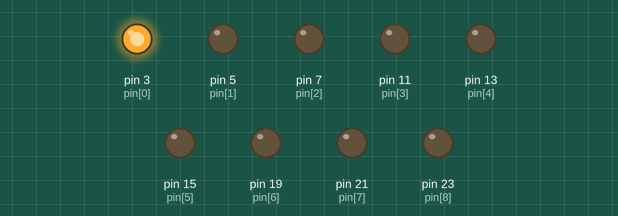
This program was run on a simulated Raspberry Pi (header pin numbers). Shown: output pins drawn as LEDs (lit = HIGH).

Above: at 0.05 s.
At 0.35 s:
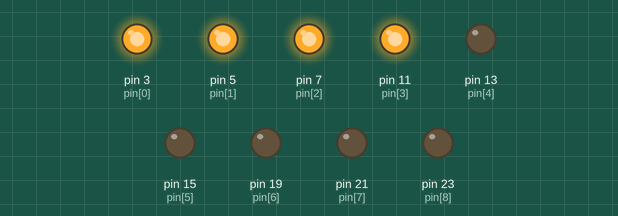
At 0.75 s:
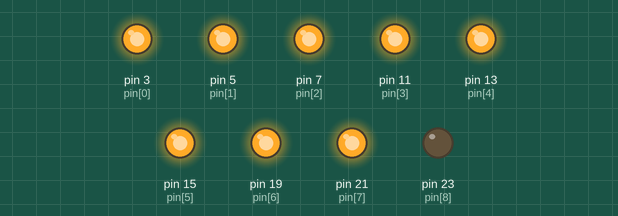
At 1.45 s:
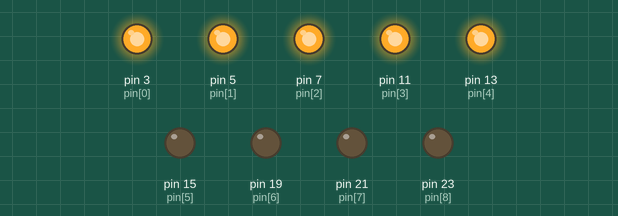
At 2.15 s:
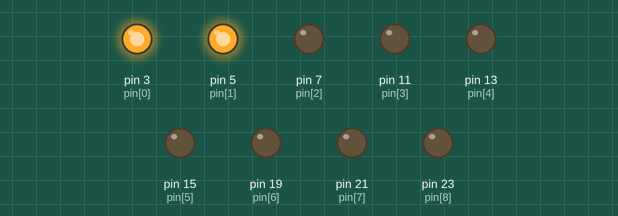
At 2.85 s:
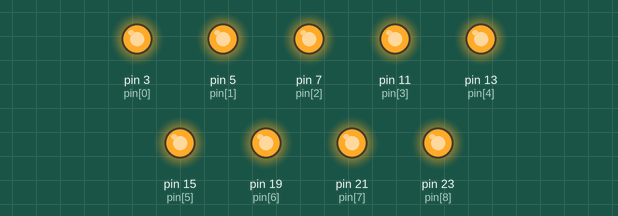
Timing chart, 0 to 3.1 s (numbered marks = the images above):
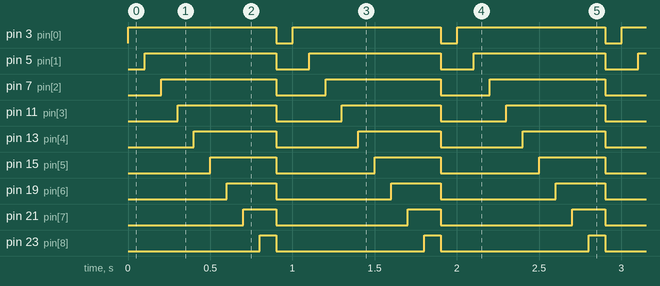

Measured:
- by itself, pin 3 (pin[0]): alternates HIGH for 0.90 s and LOW for 0.10 s
- by itself, pin 5 (pin[1]): alternates HIGH for 0.80 s and LOW for 0.20 s
- by itself, pin 7 (pin[2]): alternates HIGH for 0.70 s and LOW for 0.30 s
- by itself, pin 11 (pin[3]): alternates HIGH for 0.60 s and LOW for 0.40 s
- by itself, pin 13 (pin[4]): alternates HIGH for 0.50 s and LOW for 0.50 s
- by itself, pin 15 (pin[5]): alternates HIGH for 0.40 s and LOW for 0.60 s
- by itself, pin 19 (pin[6]): alternates HIGH for 0.30 s and LOW for 0.70 s
- by itself, pin 21 (pin[7]): alternates HIGH for 0.20 s and LOW for 0.80 s

The program:

tenLED.py
```python
import time
import RPi.GPIO as GPIO

pin=[3,5,7,11,13,15,19,21,23]

GPIO.setmode(GPIO.BOARD)

GPIO.cleanup();

def setup(p):
  GPIO.setup(pin[p], GPIO.OUT)

def out(p, v):
  GPIO.output(pin[i], v)

for i in range(0, len(pin)): setup(i)

for i in range(0, len(pin)): out(i, 0);

while True:
        for i in range(0, len(pin)):
                out(i, 1);
                time.sleep(0.1)

        for i in range(len(pin)-1, -1, -1):
                out(i, 0);

        time.sleep(0.1)
```
